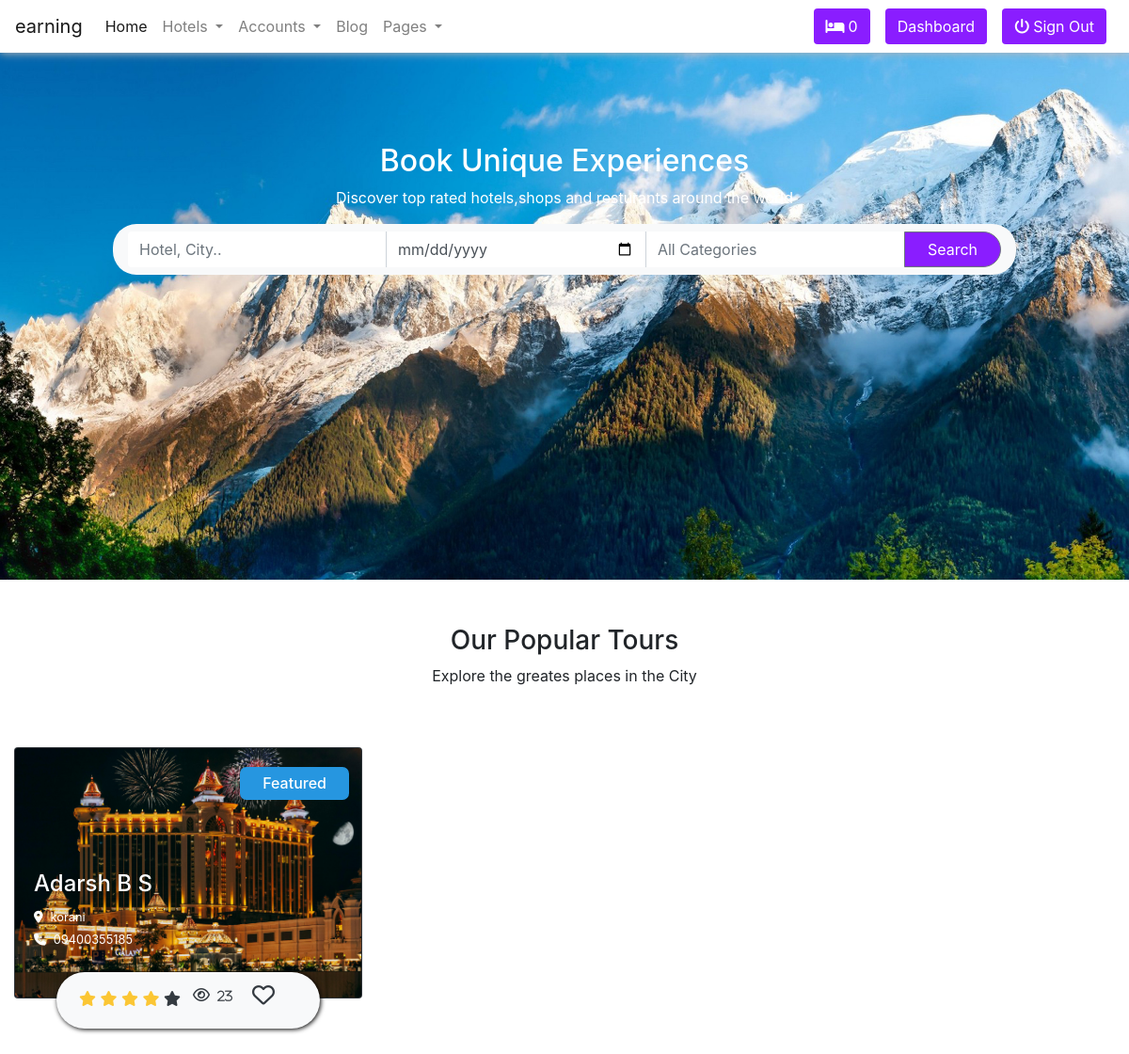
/ (signed in), run on the app's committed database.
### hotel/models.py (models this page shows, shortened)
class Hotel(models.Model):
    user = models.ForeignKey(User,on_delete=models.SET_NULL,null=True)
    name = models.CharField(max_length=100)
    description = CKEditor5Field(null=True,blank=True, config_name='extends')
    image = models.FileField(upload_to='hotel_galley')
    address = models.CharField(max_length=200)
    mobile = models.CharField(max_length=50)
    email = models.EmailField(max_length=110)
    status = models.CharField(max_length=20,choices=HOTEL_STATUS ,default='Live')
    tag=TaggableManager(blank=True)
    views=models.IntegerField(default=0)
    featured=models.BooleanField(default=False)
    hid = ShortUUIDField(unique=True, length=10, max_length=20, alphabet='abcdefghijklmnopqrstuvwxyz')
    slug= models.SlugField(unique=True)
    date= models.DateTimeField(auto_now_add=True)

### hotel/views.py (the view)
# urls.py: path('',views.index,name='index'),
def index(request):
    hotels=Hotel.objects.filter(status='Live')
    context={
        'hotels':hotels
    }
    return render(request,'hotel/hotel.html',context)

### templates/hotel/hotel.html
{% load static %} {% include "base/base.html" %} {% block content %}
<section>
  <div class="backImg text-center text-white pt-5">
    <h2 class="mt-5">Book Unique Experiences</h2>
    <p>Discover top rated hotels,shops and resturants around the world</p>
    <div class="bg-light fm-group">
      <div class="input-group px-3">
        <input
          type="text"
          placeholder="Hotel, City.."
          class="form-control border-0 mt-2"
        />
        <input
          type="date"
          placeholder="Select Booking Date"
          class="form-control border-bottom-0 border-top-0 mt-2"
        />
        <input
          type="text"
          placeholder="All Categories"
          class="form-control mt-2 border-bottom-0 border-top-0 border-right-0"
        />
        <button class="btn btn-outline-secondary n_btn px-4 my-2" type="button">
          Search
        </button>
      </div>
    </div>
  </div>
</section>
<section>
  <div class="text-center pt-5">
    <h3>Our Popular Tours</h3>
    <p>Explore the greates places in the City</p>
    <div class="container-fluid mb-5">
      <div class="row">
        {% for hotel in hotels %}
        <div class="col-md-6 col-lg-6 col-xl-4 my-5">
          <a href="{% url 'hotel:hotel_detail' hotel.slug  %}">
          <div class="card bg-dark text-white">
            <img class="card-img" src="{{hotel.image.url}}"
            alt="Card image">
            <div class="card-img-overlay">
              {% if hotel.featured == True %}
              <div style="position: absolute; left: 65%; "><h6 class="tags p-2 px-4">Featured</h6></div>
              {% endif %}
              <div class="card-data text-left">
                <h4>{{hotel.name}}</h4>
                <small
                  ><i class="fa-solid fa-location-dot pr-2"></i>{{hotel.address}} </small
                ><br />
                <small><i class="fa-solid fa-phone pr-2"></i>{{hotel.mobile}}</small>
              </div>
              <div class="bg-light text-dark mt-3 pt-3 mx-4 bottom-card">
                <div class="d-flex justify-content-between">
                  <div class="ratings pl-4 pr-0">
                    <i class="fa fa-star rating-color"></i>
                    <i class="fa fa-star rating-color"></i>
                    <i class="fa fa-star rating-color"></i>
                    <i class="fa fa-star rating-color"></i>
                    <i class="fa fa-star"></i>
                  </div><i class="fa-regular fa-eye"><small class="p-2">{{hotel.views}}</small></i>
                  <i class="fa-regular fa-heart pr-5 fa-xl pt-2"></i>
                </div>
              </div>
            </div>
          </div>
         </a>
        </div>
        {% endfor %}
      </div>
    </div>
  </div>
</section>
{% endblock content %}

### static/css/style.css (style rules this page uses)
.backImg { background-image: url("/static/imgs/frImg.jpg"); background-position: center; background-size: cover; height: 560px; }
.n_btn { background-color: #8A1DFF; color: white; border-radius: 20px; }
.fm-group { margin-left: 10%; margin-right: 10%; border-radius: 25px; }
.card-img { height: 265px; }
.card-data { margin-top: 110px; height: 92px; }
.bottom-card { border-radius: 50px; height: 60px; box-shadow: 1px 1px 5px black; position: relative; position-anchor: 3px; }
.rating-color { color: #fbc634 !important; }
.tags { background-color: #2696e0; color: white; border-radius: 7px; }

### data on the page
Hotel: image (picture), featured "Featured", name "Adarsh B S", address "korani", mobile "09400355185", views "23"

### other printed values
{{ request.session.selection_data_obj|length }} "0"
